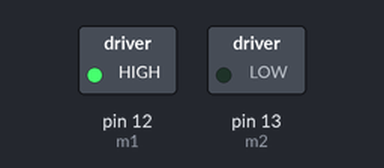
A sketch run on a simulated Arduino Uno, built with avr-gcc and run on an emulated ATmega328P. Shown: switched loads named in the sketch (green lamp = pin HIGH).

Above: at 2.0 s.
At 4.5 s:
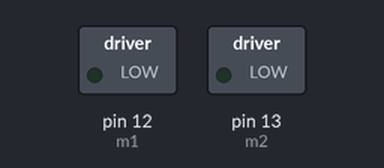
At 7.0 s:
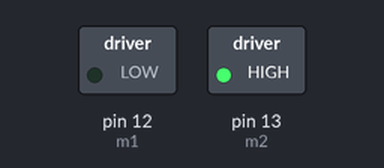
Timing chart, 0 to 13.0 s (numbered marks = the images above):
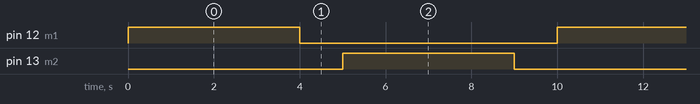

Measured:
- by itself, pin 12 (m1), pin 13 (m2): alternates HIGH for 4.0 s and LOW for 6.0 s
- by itself, everything shown: repeats every 10.0 s, in 4 steps

The sketch:

forward-reverse_control_for_Dc_motor_by_relay.ino
```cpp
const int m1= 12 ;

const int m2= 13;

void setup() {

pinMode(m1, OUTPUT);
pinMode(m2, OUTPUT);

}

void loop() {

digitalWrite(m1,1);

delay(4000);

digitalWrite(m1, 0);
  delay(1000);

digitalWrite(m2, 1);

delay(4000);

digitalWrite(m2, 0);
  delay(1000);

}
```
